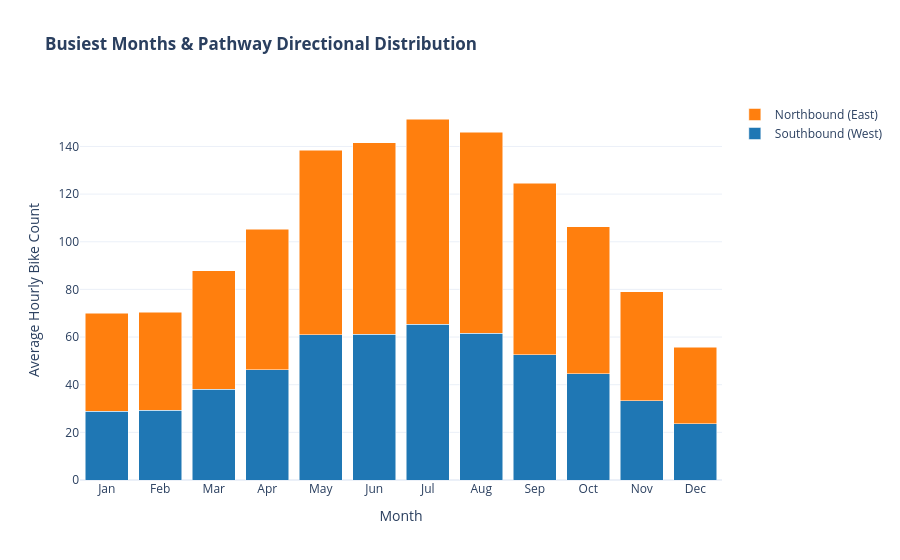

Notebook code cell kept with this figure:
### Code cell
# Group data by Month and Directional pathways
monthly_trends = df_cleaned.groupby('Month')[['Total_Count', 'West_Sidewalk_SB', 'East_Sidewalk_NB']].mean().reset_index()
month_names = {1:'Jan', 2:'Feb', 3:'Mar', 4:'Apr', 5:'May', 6:'Jun', 7:'Jul', 8:'Aug', 9:'Sep', 10:'Oct', 11:'Nov', 12:'Dec'}
monthly_trends['Month_Name'] = monthly_trends['Month'].map(month_names)

fig_monthly = go.Figure()
fig_monthly.add_trace(go.Bar(x=monthly_trends['Month_Name'], y=monthly_trends['West_Sidewalk_SB'], name='Southbound (West)', marker_color='#1f77b4'))
fig_monthly.add_trace(go.Bar(x=monthly_trends['Month_Name'], y=monthly_trends['East_Sidewalk_NB'], name='Northbound (East)', marker_color='#ff7f0e'))

fig_monthly.update_layout(
    title='<b>Busiest Months & Pathway Directional Distribution</b>',
    xaxis_title='Month',
    yaxis_title='Average Hourly Bike Count',
    barmode='stack',
    template='plotly_white',
    hovermode='x unified'
)
fig_monthly.show()

### Figure 1 — Plotly figure (JSON) as saved in the notebook; plotly's stock layout.template omitted (floating-point values rounded to 4 significant figures)
{"data": [{"marker": {"color": "#1f77b4"}, "name": "Southbound (West)", "type": "bar", "x": ["Jan", "Feb", "Mar", "Apr", "May", "Jun", "Jul", "Aug", "Sep", "Oct", "Nov", "Dec"], "y": [28.86, 29.2, 38.1, 46.22, 60.95, 61.23, 65.31, 61.5, 52.64, 44.59, 33.27, 23.57]}, {"marker": {"color": "#ff7f0e"}, "name": "Northbound (East)", "type": "bar", "x": ["Jan", "Feb", "Mar", "Apr", "May", "Jun", "Jul", "Aug", "Sep", "Oct", "Nov", "Dec"], "y": [41.18, 41.25, 49.79, 59.06, 77.41, 80.27, 86.21, 84.41, 71.97, 61.62, 45.79, 32.16]}], "layout": {"barmode": "stack", "hovermode": "x unified", "title": {"text": "<b>Busiest Months & Pathway Directional Distribution</b>"}, "xaxis": {"title": {"text": "Month"}}, "yaxis": {"title": {"text": "Average Hourly Bike Count"}}}}
